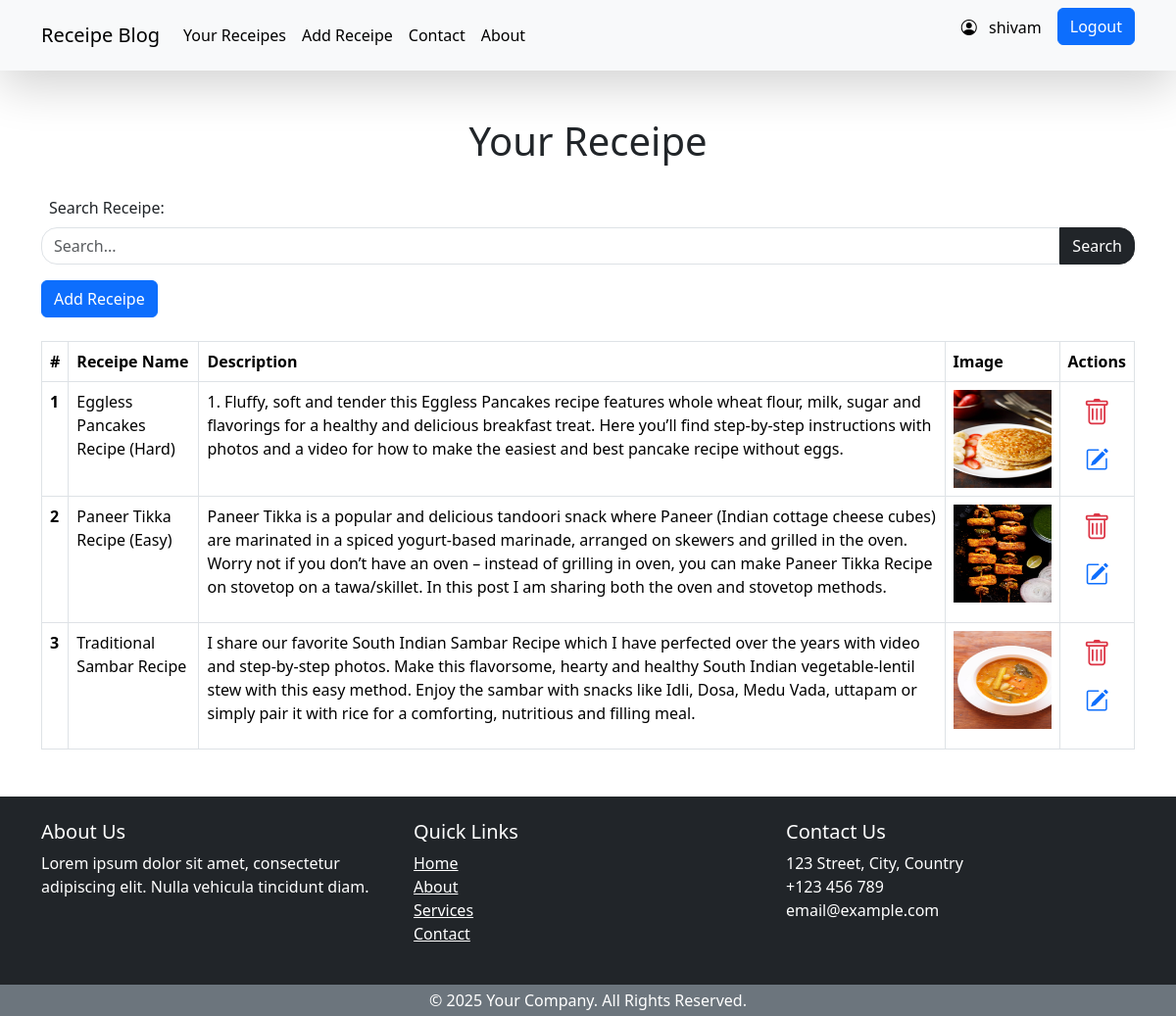
Page /receipe/user/shivam_10 (signed in) on the committed database.
### recipeProject/models.py (models this page shows)
class Receipe(models.Model):
    user = models.ForeignKey(User, on_delete=models.SET_NULL, null=True, blank=True)
    receipe_name = models.CharField(max_length=100)
    receipe_desc = models.TextField()
    receipe_image = models.ImageField(upload_to="receipe/")

### recipeProject/views.py (the view)
# urls.py: path('user/<username>', views.userReceipe, name='userReceipe'),
@login_required(login_url='/auth/signin')
def userReceipe(request,username):
    user = User.objects.get(username=username)
    queryset = Receipe.objects.filter(user=user.id)
    context = {'receipes': queryset}
    if request.GET.get("search"):
        search = request.GET.get("search")
        queryset = queryset.filter(receipe_name__icontains = search)
        context = {'receipes': queryset, 'search':True}
    return render(request, 'user_receipe.html', context)

### recipeProject/templates/user_receipe.html (shortened to what this page needs)
{% extends "layout.html" %} {% block title %} Receipe Page {% endblock title %}
{% block content %}
<div class="container mt-5">
  <div class="d-flex justify-content-center mt-4">
    <h1>Your Receipe</h1>
  </div>
  <form class="mt-4">
    <label for="search_receipe" class="form-label ps-2">Search Receipe:</label>
    <div class="d-flex">
      <input
        name="search"
        type="text"
        class="form-control rounded-4 rounded-end-0"
        id="search_receipe"
        placeholder="Search..."
      />
      <button type="submit" class="btn btn-dark rounded-4 rounded-start-0">
        Search
      </button>
    </div>
  </form>
  {% if request.user.is_authenticated %}
  <a
    href="/receipe/add-receipe"
    class="btn btn-primary {% if search %}mt-0{% else %}mt-3{% endif %}"
    >Add Receipe</a
  >
  {% endif %}
  <table class="table table-bordered mt-4">
    <thead>
      <tr>
        <th scope="col">#</th>
        <th scope="col">Receipe Name</th>
        <th scope="col">Description</th>
        <th scope="col">Image</th>
        {% if request.user.is_authenticated %}
        <th scope="col">Actions</th>
        {% endif %}
      </tr>
    </thead>
    <tbody>
      {% for receipe in receipes %}
      <tr>
        <th scope="row">{{forloop.counter}}</th>
        <td>{{receipe.receipe_name}}</td>
        <td>
          <p>{{receipe.receipe_desc}}</p>
        </td>
        <td>
          <img
            src="/receipe/media/{{receipe.receipe_image}}"
            width="100px"
            height="100px"
          />
        </td>
        {% if request.user.is_authenticated %}
        <td>
          <div class="d-flex flex-column gap-2">
            <a
              class="btn px-2 py-0"
              href="/receipe/delete-receipe/{{receipe.id}}"
              ><i class="bi bi-trash fs-3 text-danger"></i
            ></a>
            <a
              class="btn px-2 py-0"
              href="/receipe/update-receipe/{{receipe.id}}"
              ><i class="bi bi-pencil-square fs-4 text-primary"></i
            ></a>
          </div>
        </td>
        {% endif %}
      </tr>
      {% endfor %}
    </tbody>
  </table>
</div>
{% endblock content %}

### templates/navbar.html (shortened to what this page needs)
{% load static %}
<!DOCTYPE html>
<html lang="en">
<head>
    <link rel="stylesheet" href="{% static 'css/bootstrap.min.css' %}">
    <link rel="stylesheet" href="{% static 'icons/bootstrap-icons.css' %}">
</head>
<body>
    <nav class="navbar navbar-expand-lg bg-body-tertiary sticky-top shadow-lg">
        <div class="container">
          <a class="navbar-brand" href="/">Receipe Blog</a>
          <div class="collapse navbar-collapse" id="navbarSupportedContent">
            <ul class="navbar-nav me-auto mb-2 mb-lg-0">
              {% if request.user.is_authenticated %}
                <li class="nav-item ">
                    <a class="nav-link active" href="/receipe/user/{{request.user}}">Your Receipes</a>
                </li>
                <li class="nav-item">
                  <a class="nav-link active" href="/receipe/add-receipe">Add Receipe</a>
                </li>
                {% else %}
                <li class="nav-item">
                  <a class="nav-link active" href="/">All Receipes</a>
                </li>
                {% endif %}
                <li class="nav-item">
                  <a class="nav-link active" aria-current="page" href="/home/contact">Contact</a>
                </li>
                <li class="nav-item">
                    <a class="nav-link active" aria-current="page" href="/home/about">About</a>
                </li>
            </ul>
            <ul class="navbar-nav gap-2">
              {% if request.user.is_authenticated %}
                <li class="nav-item">
                  <P class="nav-link active" href="#">
                    <i class="bi bi-person-circle pe-2"></i>
                    {{request.user}}
                  </P>
                </li>
                <li class="nav-item">
                  <a class="btn btn-primary" href="/auth/signout">Logout</a>
                </li>
              {% endif %}
            </ul>
          </div>
        </div>
      </nav>
</body>
</html>

### rows in the picture
Receipe: receipe_name "Eggless Pancakes Recipe (Hard)", receipe_desc "1. Fluffy, soft and tender this Eggless Pancakes recipe features whole wheat flour, milk, sugar and flavorings for a healthy and delicious breakfast treat. Here you’ll find step-by-step instructions with photos and a video for how to make the easiest and best pancake recipe without eggs.", receipe_image (picture)
Receipe: receipe_name "Paneer Tikka Recipe (Easy)", receipe_desc "Paneer Tikka is a popular and delicious tandoori snack where Paneer (Indian cottage cheese cubes) are marinated in a spiced yogurt-based marinade, arranged on skewers and grilled in the oven. Worry not if you don’t have an oven – instead of grilling in oven, you can make Paneer Tikka Recipe on stovetop on a tawa/skillet. In this post I am sharing both the oven and stovetop methods.", receipe_image (picture)
Receipe: receipe_name "Traditional Sambar Recipe", receipe_desc "I share our favorite South Indian Sambar Recipe which I have perfected over the years with video and step-by-step photos. Make this flavorsome, hearty and healthy South Indian vegetable-lentil stew with this easy method. Enjoy the sambar with snacks like Idli, Dosa, Medu Vada, uttapam or simply pair it with rice for a comforting, nutritious and filling meal.", receipe_image (picture)

### other values in the picture
{{ request.user }} "shivam"
